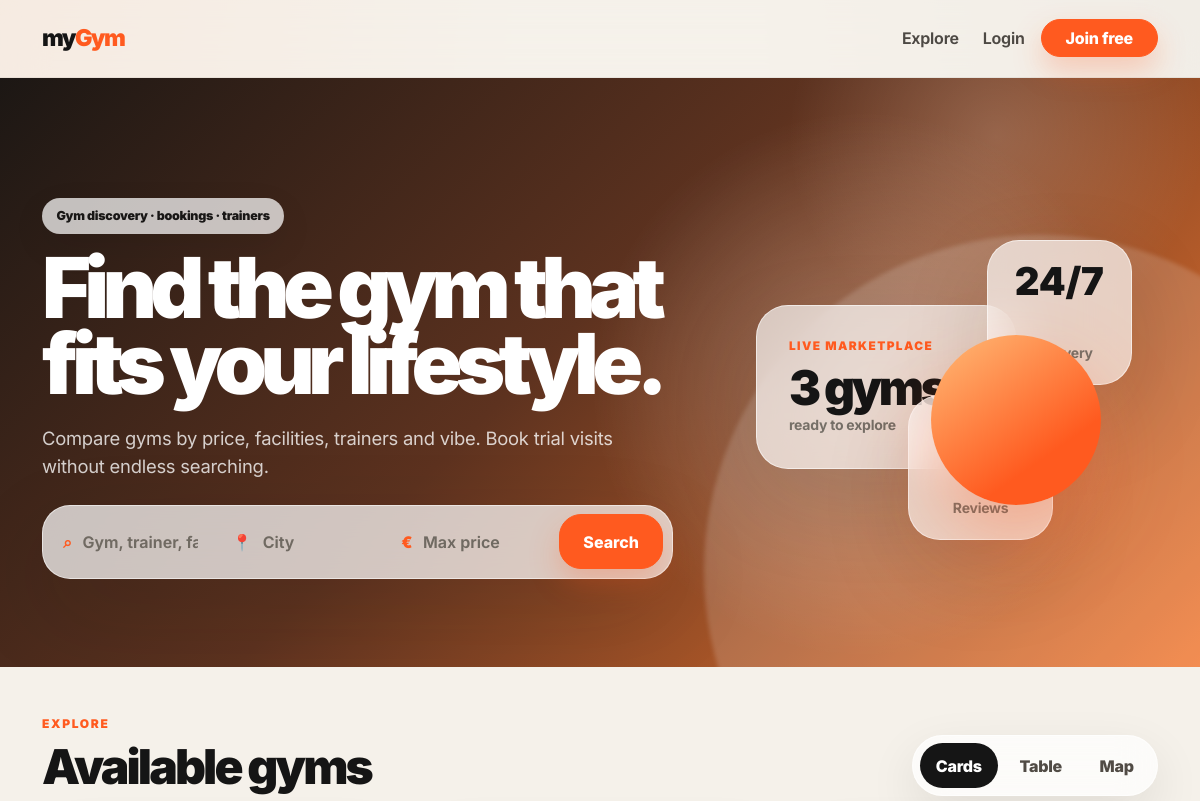
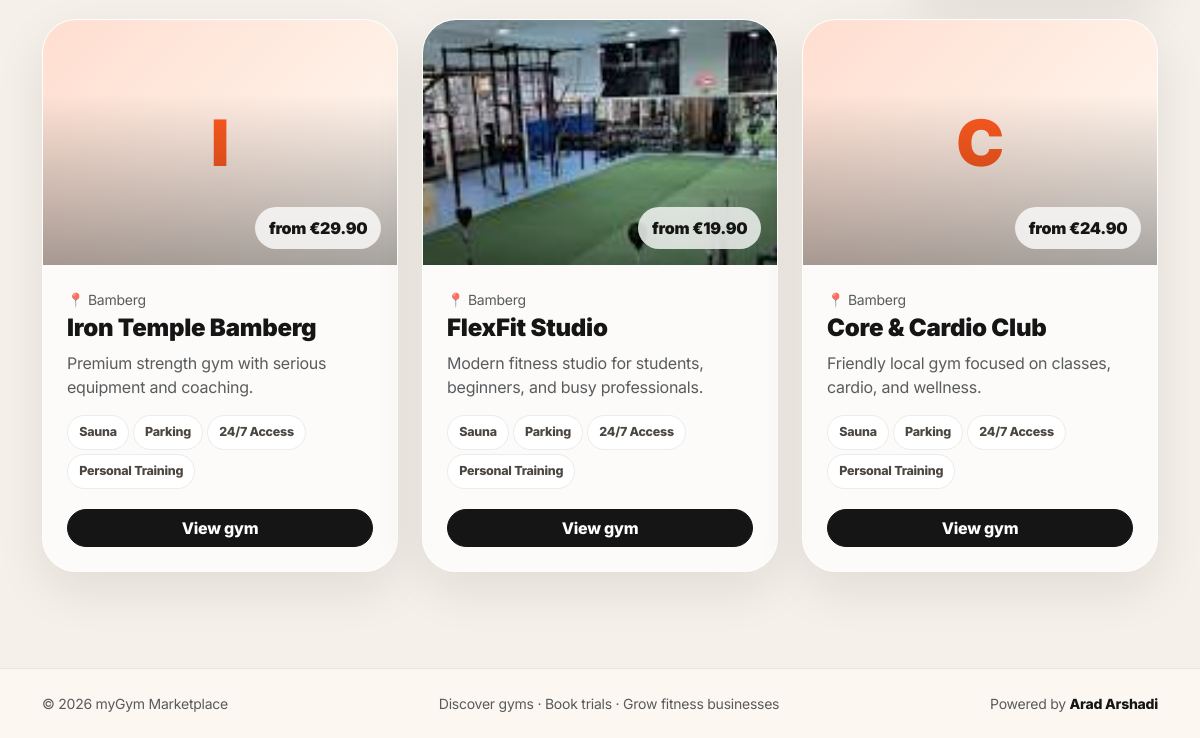
The app's page /, older data (2 pictures, top to bottom).
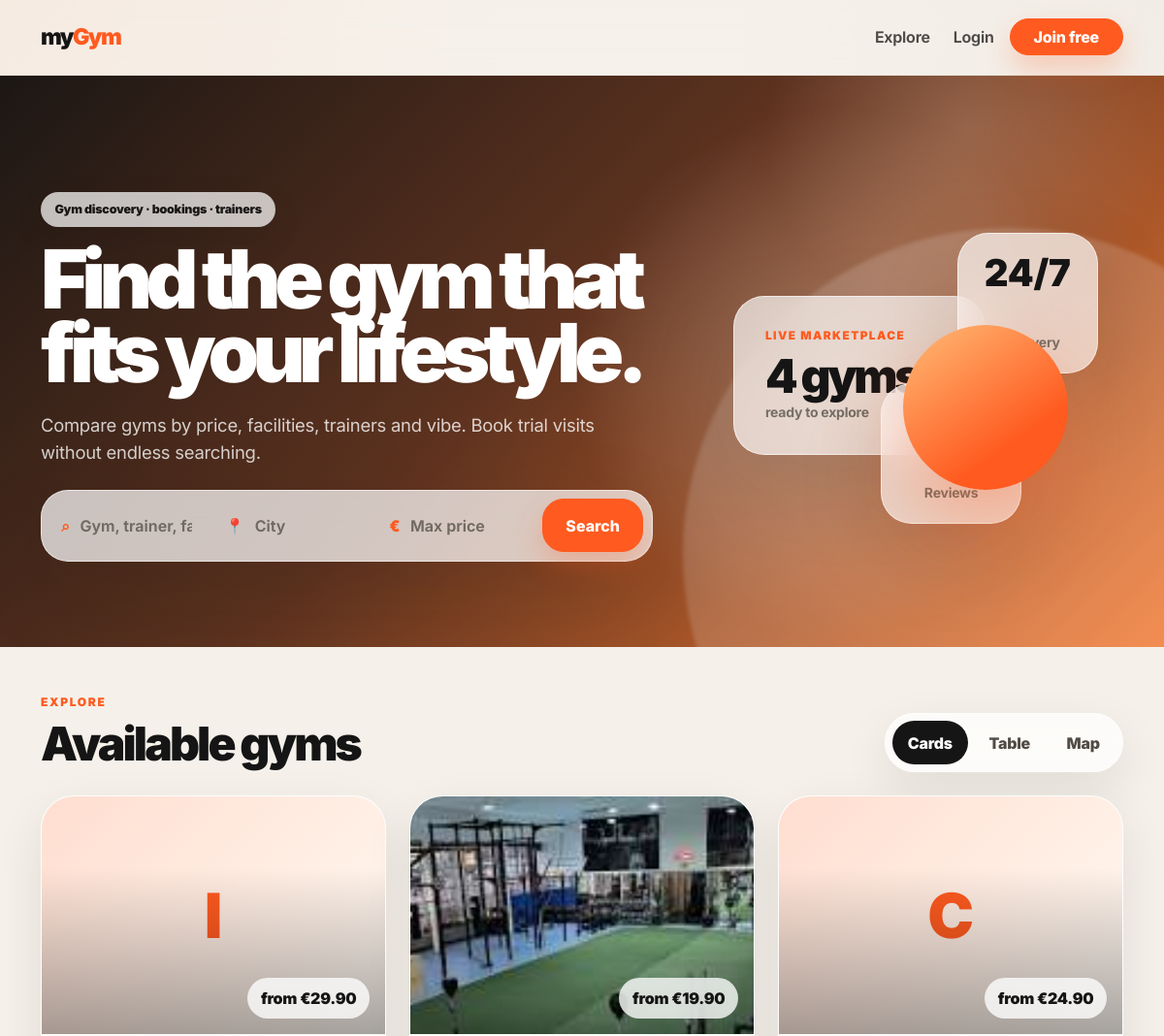
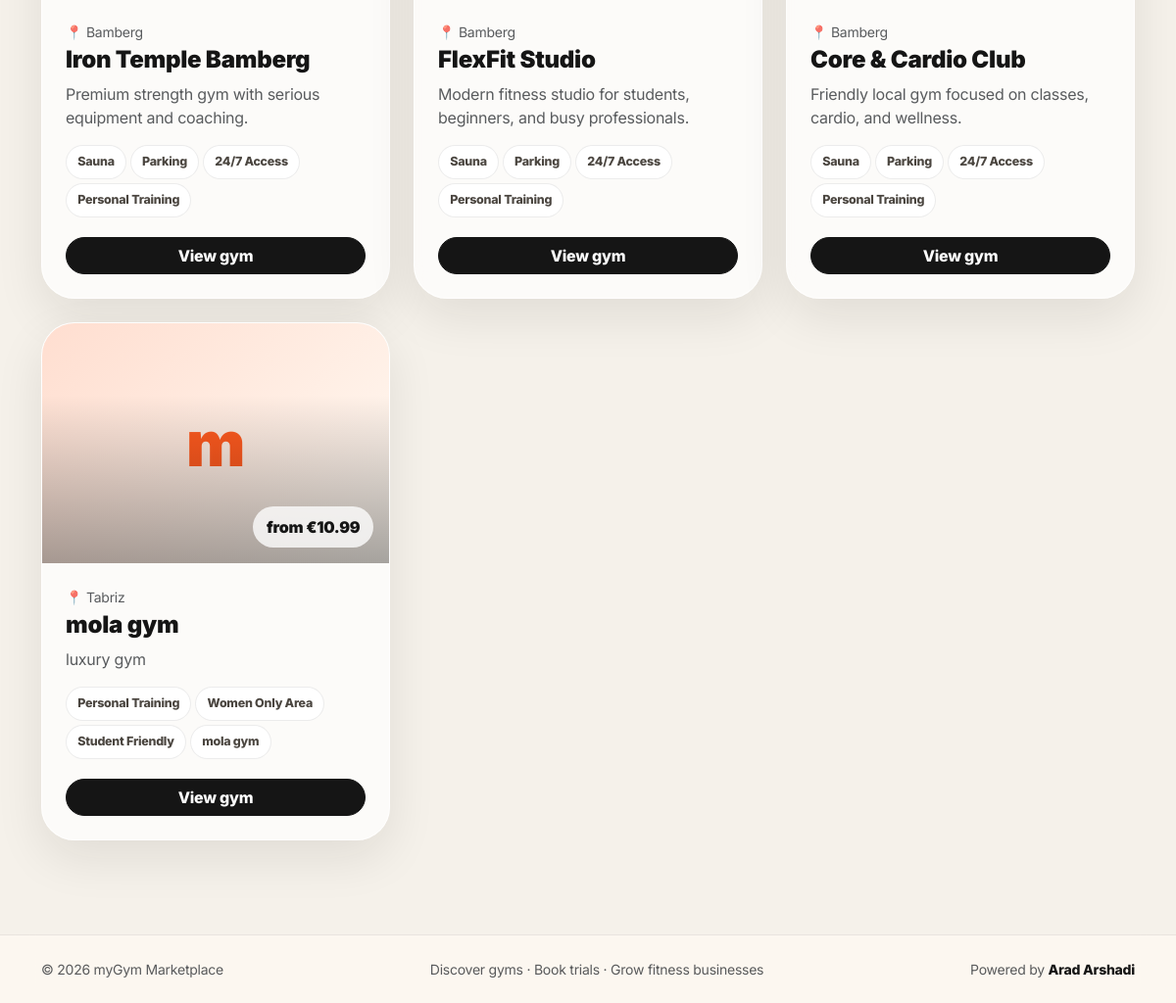
The same page, newer data (2 pictures, top to bottom).
### apps/gyms/models.py (models this page shows, shortened)
class Gym(models.Model):
    class Status(models.TextChoices):
        PENDING = 'PENDING', 'Pending approval'
        APPROVED = 'APPROVED', 'Approved'
        REJECTED = 'REJECTED', 'Rejected'
    owner = models.ForeignKey(settings.AUTH_USER_MODEL, on_delete=models.CASCADE, related_name='owned_gyms')
    name = models.CharField(max_length=160)
    slug = models.SlugField(max_length=180, unique=True)
    description = models.TextField()
    city = models.CharField(max_length=100)
    address = models.CharField(max_length=255)
    email = models.EmailField(blank=True)
    phone = models.CharField(max_length=40, blank=True)
    website = models.URLField(blank=True)
    latitude = models.DecimalField(max_digits=9, decimal_places=6, null=True, blank=True)
    longitude = models.DecimalField(max_digits=9, decimal_places=6, null=True, blank=True)
    facilities = models.ManyToManyField(Facility, blank=True, related_name='gyms')
    starting_price = models.DecimalField(max_digits=8, decimal_places=2, validators=[MinValueValidator(0)])
    status = models.CharField(max_length=20, choices=Status.choices, default=Status.PENDING)
    created_at = models.DateTimeField(auto_now_add=True)
    updated_at = models.DateTimeField(auto_now=True)
    class Meta:
        ordering = ['name']
    def get_absolute_url(self):
        return f'/gyms/{self.slug}/'

class Facility(models.Model):
    name = models.CharField(max_length=80, unique=True)
    icon = models.CharField(max_length=40, blank=True)
    class Meta:
        verbose_name_plural = 'Facilities'

class GymImage(models.Model):
    gym = models.ForeignKey(Gym, on_delete=models.CASCADE, related_name='images')
    image = models.ImageField(upload_to='gyms/')
    alt_text = models.CharField(max_length=160, blank=True)
    is_cover = models.BooleanField(default=False)

### apps/gyms/views.py (the view)
# urls.py: path('', views.gym_list, name='gym_list'),
def gym_list(request):
    gyms = (
        Gym.objects.filter(status=Gym.Status.APPROVED)
        .prefetch_related(
            'facilities',
            Prefetch('images', queryset=GymImage.objects.order_by('-is_cover', 'id'), to_attr='display_images'),
        )
        .annotate(avg_rating=Avg('reviews__rating'))
    )
    query = request.GET.get('q', '').strip()
    city = request.GET.get('city', '').strip()
    max_price = request.GET.get('max_price', '').strip()
    if query:
        gyms = gyms.filter(Q(name__icontains=query) | Q(description__icontains=query) | Q(facilities__name__icontains=query)).distinct()
    if city:
        gyms = gyms.filter(city__icontains=city)
    if max_price:
        try:
            gyms = gyms.filter(starting_price__lte=max_price)
        except ValueError:
            messages.warning(request, 'Max price must be a number.')
    if query or city:
        SearchLog.objects.create(user=request.user if request.user.is_authenticated else None, query=query, city=city)
    view_mode = request.GET.get('view', 'cards')
    if view_mode not in ['cards', 'table', 'map']:
        view_mode = 'cards'
    gym_list_items = list(gyms)
    map_gyms = []
    for gym in gym_list_items:
        if gym.latitude is not None and gym.longitude is not None:
            map_gyms.append({
                'name': gym.name,
                'city': gym.city,
                'price': str(gym.starting_price),
                'url': request.build_absolute_uri(gym.get_absolute_url()) if hasattr(gym, 'get_absolute_url') else f'/gyms/{gym.slug}/',
                'lat': float(gym.latitude),
                'lng': float(gym.longitude),
            })
    return render(request, 'gyms/gym_list.html', {
        'gyms': gym_list_items,
        'map_gyms': map_gyms,
        'query': query,
        'city': city,
        'max_price': max_price,
        'view_mode': view_mode,
    })

### templates/gyms/gym_list.html (shortened to what the changed rows need)
{% extends 'base.html' %}
{% load static %}
{% block content %}
<section class="neo-hero">
  <div class="container">
    <div class="row align-items-center g-5">
      <div class="col-lg-7">
        <h1 class="hero-title mb-4">Find the gym that fits your lifestyle.</h1>
      </div>
      <div class="col-lg-5">
        <div class="hero-orbit">
          <div class="floating-card main-stat">
            <span class="tiny-label">Live marketplace</span>
            <strong>{{ gyms|length }} gyms</strong>
            <small>ready to explore</small>
          </div>
        </div>
      </div>
    </div>
  </div>
</section>
<section class="container py-5">
  <div class="d-flex flex-column flex-md-row justify-content-between align-items-md-end gap-3 mb-4">
    <div>
      <h2 class="section-title mb-0">Available gyms</h2>
    </div>
  </div>
  {% if view_mode == 'table' %}
    <div class="neo-panel overflow-hidden">
      <div class="table-responsive">
        <table class="table table-hover align-middle mb-0 neo-table">
          <thead><tr><th>Gym</th><th>City</th><th>From</th><th>Rating</th><th>Facilities</th><th>Map</th><th></th></tr></thead>
          <tbody>
            {% for gym in gyms %}
              <tr>
                <td class="fw-bold">{{ gym.name }}</td>
                <td>{{ gym.city }}</td>
                <td>€{{ gym.starting_price }}</td>
                <td>{{ gym.avg_rating|floatformat:1|default:'—' }}</td>
                <td>{% for f in gym.facilities.all %}<span class="chip me-1">{{ f.name }}</span>{% empty %}—{% endfor %}</td>
                <td>{% if gym.latitude and gym.longitude %}<span class="status-pill status-confirmed">Pinned</span>{% else %}<span class="status-pill">No coords</span>{% endif %}</td>
                <td><a class="btn btn-sm btn-primary rounded-pill" href="{% url 'gym_detail' gym.slug %}">View</a></td>
              </tr>
            {% empty %}<tr><td colspan="7" class="text-center py-5 text-muted">No gyms found.</td></tr>{% endfor %}
          </tbody>
        </table>
      </div>
    </div>
  {% else %}
    <div class="row g-4">
      {% for gym in gyms %}
        <div class="col-md-6 col-xl-4">
          <article class="neo-gym-card h-100">
            <a class="gym-image-wrap" href="{% url 'gym_detail' gym.slug %}">
              {% with cover=gym.display_images.0 %}
                {% if cover %}<img src="{{ cover.image.url }}" alt="{{ cover.alt_text|default:gym.name }}">{% else %}<div class="gym-card-placeholder">{{ gym.name|slice:':1' }}</div>{% endif %}
              {% endwith %}
              <span class="price-chip">from €{{ gym.starting_price }}</span>
            </a>
            <div class="p-4">
              <p class="mb-1 text-muted small">📍 {{ gym.city }}</p>
              <h3 class="h4 fw-black mb-2">{{ gym.name }}</h3>
              <p class="text-muted mb-3">{{ gym.description|truncatewords:18 }}</p>
              <div class="mb-3">{% for f in gym.facilities.all %}<span class="chip me-1 mb-1">{{ f.name }}</span>{% endfor %}</div>
              <a class="btn btn-dark rounded-pill w-100" href="{% url 'gym_detail' gym.slug %}">View gym</a>
            </div>
          </article>
        </div>
      {% empty %}<div class="col-12"><div class="empty-state">No gyms found. Try another search.</div></div>{% endfor %}
    </div>
  {% endif %}
</section>
{% endblock %}

Row changes from the older to the newer data that the page shows:
added Gym: name "m", starting_price "10.99", city "Tabriz", name "mola gym", description "luxury gym", Facility (name "Personal Training")
now on this page (row unchanged): Facility: name "Women Only Area", shown under "m"
now on this page (row unchanged): Facility: name "Student Friendly", shown under "m"
now on this page (row unchanged): Facility: name "mola gym", shown under "m"
Text that changed along with them:
{{ gyms|length }}: "3" → "4"
